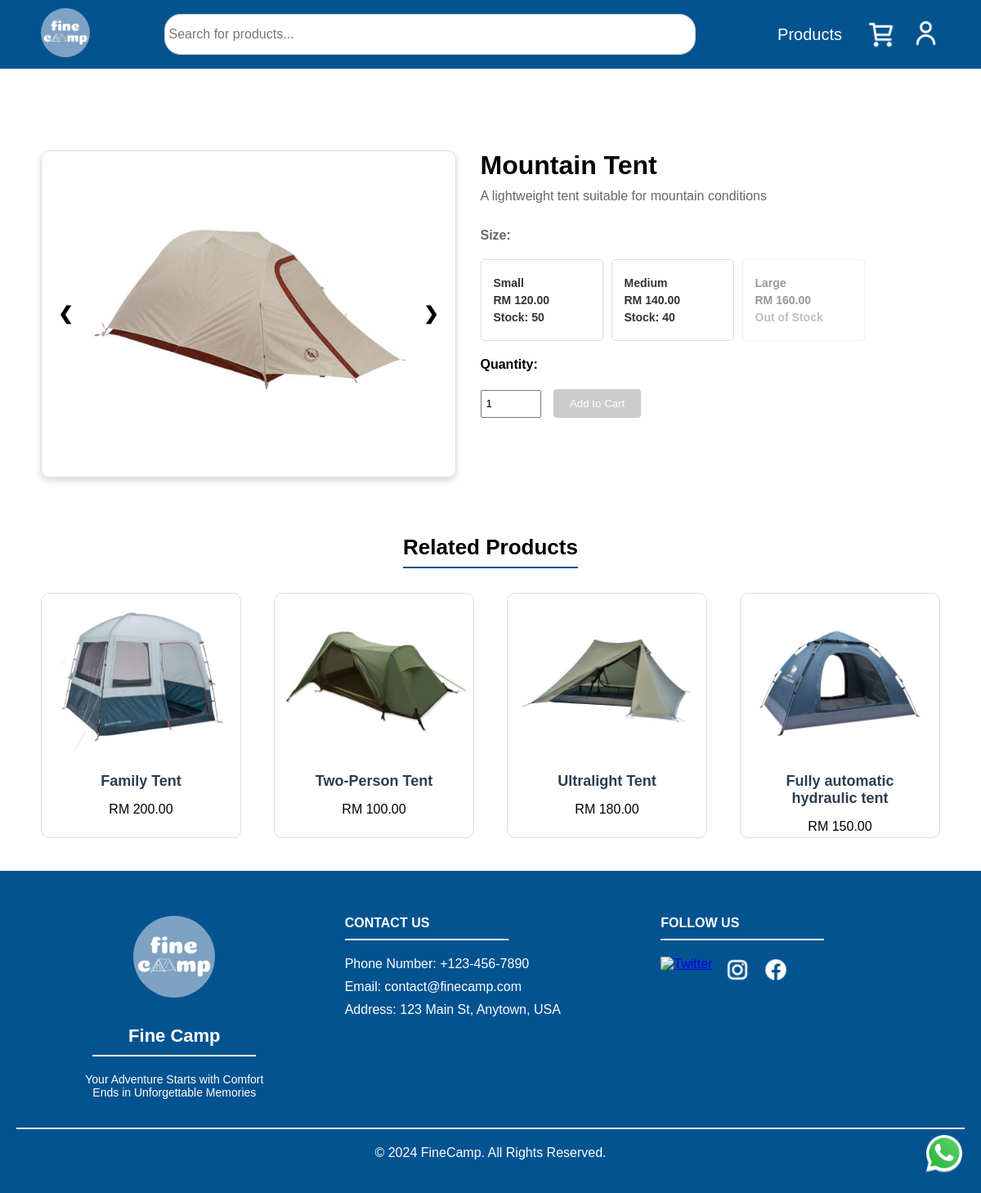
/app/member/product/productDetail.php?productId=1, run on the app's committed database.
### tables this page shows
CREATE TABLE `product` (
  `product_id` int(11) NOT NULL,
  `name` varchar(100) NOT NULL,
  `description` varchar(200) NOT NULL,
  `min_stock_level` int(11) NOT NULL,
  `variation_name` varchar(30) NOT NULL,
  `product_image` varchar(50) NOT NULL,
  `status` varchar(10) NOT NULL,
  `category_id` int(11) NOT NULL
);

CREATE TABLE `product_variation_option` (
  `product_variation_option_id` int(11) NOT NULL,
  `name` varchar(30) NOT NULL,
  `unit_price` decimal(10,2) NOT NULL,
  `stock_quantity` int(10) NOT NULL,
  `image` varchar(50) NOT NULL,
  `weight` decimal(10,2) NOT NULL,
  `product_id` int(11) NOT NULL
);

### app/member/product/productDetail.php (the view, shortened to what this page needs)
<?php
require '../../_base.php';
if (is_get()) {
  $product_id = req('productId');
  $stmt = $_db->prepare("SELECT p.*, c.name AS category_name FROM product p
                       INNER JOIN category c ON p.category_id = c.category_id
                       WHERE p.product_id = ? AND p.status = 'active'");
  $stmt->execute([$product_id]);
  $product = $stmt->fetch();
  $variations_stmt = $_db->prepare("SELECT * FROM product_variation_option WHERE product_id = ?");
  $variations_stmt->execute([$product_id]);
  $variations = $variations_stmt->fetchAll();
  $images = [];
  if (!empty($product->product_image)) {
    $images[] = '/images/admin/product/product_image/' . $product->product_image;
  }
  foreach ($variations as $variation) {
    if (!empty($variation->image)) {
      $images[] = '/images/admin/product/product_variations_image/' . $variation->image;
    }
  }
  $related_product_stmt = $_db->prepare("
  SELECT p.*, c.name AS category_name, MIN(pvo.unit_price) AS first_variation_price
  FROM product p
  INNER JOIN category c ON p.category_id = c.category_id
  LEFT JOIN product_variation_option pvo ON p.product_id = pvo.product_id
  WHERE p.category_id = ? AND p.product_id != ? AND p.status = 'active'
  GROUP BY p.product_id
  LIMIT 4
");
  $related_product_stmt->execute([$product->category_id, $product_id]);
  $related_products = $related_product_stmt->fetchAll();
}
include '../../_customerPortalHead.php';
?>
<div class="product-details-container">
  <div class="image-slider">
    <div class="slider-wrapper">
      <?php foreach ($images as $index => $image_url): ?>
        <div class="slide <?= $index === 0 ? 'active' : '' ?>">
          <img src="<?= $image_url ?>" alt="<?= $product->name ?>">
        </div>
      <?php endforeach; ?>
    </div>
    <button class="prev">&#10094;</button>
    <button class="next">&#10095;</button>
  </div>
  <div class="product-info">
    <h1><?= $product->name ?></h1>
    <p><?= $product->description ?></p>
    <form action="../order/addToCart.php" method="GET">
      <div class="variations">
        <p><?= $product->variation_name ?>:</p>
        <div class="variation-options">
          <?php foreach ($variations as $variation): ?>
            <div class="variation-option <?= $variation->stock_quantity == 0 ? 'disabled' : '' ?>"
              data-variation-id="<?= $variation->product_variation_option_id ?>"
              data-stock="<?= $variation->stock_quantity ?>"
              data-image="<?= '/images/admin/product/product_variations_image/' . $variation->image ?>">
              <p><strong><?= $variation->name ?></strong></p>
              <p>RM <?= number_format($variation->unit_price, 2) ?></p>
              <?php if ($variation->stock_quantity == 0): ?>
                <p id="out-of-stock">Out of Stock</p>
              <?php else: ?>
                <p>Stock: <?= $variation->stock_quantity ?></p>
              <?php endif; ?>
            </div>
          <?php endforeach; ?>
        </div>
      </div>
      <label>Quantity:</label>
      <button type="submit" id="add-to-cart-button" disabled>Add to Cart</button>
    </form>
  </div>
</div>
<div class="title-container">
  <?= html_h2('related-product-title', 'Related Products') ?>
</div>
<?php if (count($related_products) > 0): ?>
  <div class="product-grid">
    <?php foreach ($related_products as $product): ?>
      <div class="product-card">
        <a href="productDetail.php?productId=<?= $product->product_id ?>">
          <img src="/images/admin/product/product_image/<?= $product->product_image ?>" alt="<?= $product->name ?>">
          <h2><?= $product->name ?></h2>
          <?php if (!empty($product->first_variation_price)): ?>
            <p>RM <?= number_format($product->first_variation_price, 2) ?></p>
          <?php else: ?>
            <p>Price: Not Available</p>
          <?php endif; ?>
        </a>
      </div>
    <?php endforeach; ?>
  </div>
<?php else: ?>
  <div class="product-grid no-products">
    <p class="no-products">No products found.</p>
  </div>
<?php endif; ?>
<?php
include '../../_foot.php';
?>

### app/css/base/app.css (style rules this page uses)
address, article, aside, blockquote, body, cite, div, dl, dt, dd, em, figcaption, figure, footer, h1, h2, h3, h4, h5, h6, header, html, img, li, main, nav, nav a, ol, p, section, span, ul, table, tr, td, th, col, colgroup { margin: 0; padding: 0; border: 0; font-size: 100%; background: transparent; -webkit-box-sizing: border-box; -moz-box-sizing: border-box; box-sizing: border-box; }
body { font-family: Tahoma, Helvetica, sans-serif !important; }

### app/css/member/productDetail.css (style rules this page uses)
.product-details-container { margin: 80px auto 50px auto; display: flex; flex-wrap: wrap; gap: 30px; padding: 20px 50px; justify-content: center; max-width: 1200px; box-sizing: border-box; }
.image-slider { flex: 1 1 45%; position: relative; max-width: 650px; height: 400px; overflow: hidden; border: 1px solid #ddd; border-radius: 10px; background-color: transparent; display: flex; justify-content: center; align-items: center; box-shadow: 0 4px 8px rgba(0, 0, 0, 0.15); }
.slider-wrapper { display: flex; transition: transform 0.5s ease-in-out; }
.slide { display: none; text-align: center; }
.slide.active { display: block; }
.slide img { width: 400px; height: 400px; object-fit: cover; cursor: pointer; transition: transform 0.2s ease-in-out; }
.prev, .next { font-size: 22px; position: absolute; top: 50%; transform: translateY(-50%); background-color: transparent; color: black; font-weight: bold; padding: 10px; border: none; cursor: pointer; border-radius: 50%; z-index: 1; }
.prev { left: 10px; }
.next { right: 10px; }
.product-info { flex: 1 1 50%; }
.product-info h1 { margin-top: 0; margin-bottom: 10px; font-size: 32px; }
.product-info p { font-size: 16px; margin-bottom: 30px; color: #666; }
.variations p { font-weight: bold; margin-bottom: 20px; }
.variation-options { display: flex; flex-wrap: wrap; gap: 10px; }
.variation-option { border: 1px solid #ddd; border-radius: 5px; padding: 15px; cursor: pointer; text-align: left; width: 150px; }
.variation-option p { margin: 5px 0; font-size: 14px; color: #333; }
#out-of-stock { color: grey; }
.product-info label { display: block; margin-top: 20px; margin-bottom: 20px; font-weight: bold; }
#add-to-cart-button { background-color: #035391; color: white; border: 1px solid #035391; padding: 10px 20px; border-radius: 5px; cursor: pointer; }
#add-to-cart-button:disabled { border: 1px solid ghostwhite; background-color: #ccc; cursor: not-allowed; }
.title-container { display: flex; justify-content: center; }
.product-grid { display: grid; grid-template-columns: repeat(4, 1fr); gap: 40px; max-width: 1100px; margin: 0 auto; margin-bottom: 40px; }
.product-card { background-color: #fff; border: 1px solid #ddd; border-radius: 10px; overflow: hidden; text-align: center; width: 100%; height: 300px; }
.product-card img { width: 100%; height: 200px; object-fit: cover; border-radius: 3px; }
.product-card h2 { padding: 15px; font-size: 18px; color: #2c3e50; }
.product-card a { color: inherit; text-decoration: none; }

### data on the page
product: name "Mountain Tent", description "A lightweight tent suitable for mountain conditions", variation_name "Size"
product_variation_option: name "Small", unit_price "120.00", stock_quantity "50"
product_variation_option: name "Medium", unit_price "140.00", stock_quantity "40"
product_variation_option: name "Large", unit_price "160.00", stock_quantity "Out of Stock"
product: product_image (picture), name "Family Tent", first_variation_price "200.00"
product: product_image (picture), name "Two-Person Tent", first_variation_price "100.00"
product: product_image (picture), name "Ultralight Tent", first_variation_price "180.00"
product: product_image (picture), name "Fully automatic hydraulic tent", first_variation_price "150.00"

### other printed values
$text "Related Products"
